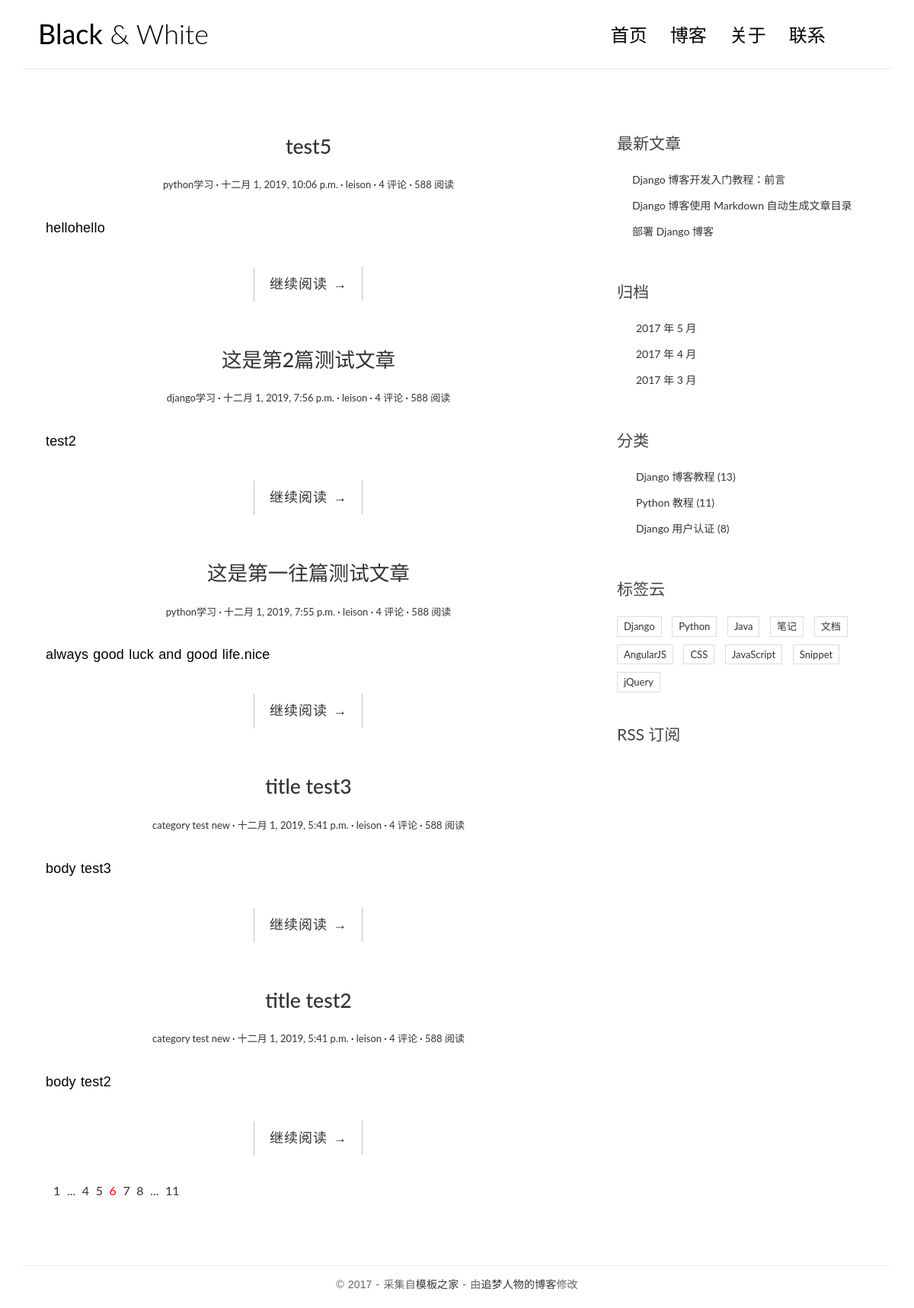
The page / on the database its author committed.
### blog/models.py (models this page shows, shortened)
class Post(models.Model):
    title = models.CharField('标题', max_length=70)
    body = models.TextField('正文')
    created_time = models.DateTimeField('创建时间', default=timezone.now)
    modified_time = models.DateTimeField('修改时间')
    excerpt = models.CharField('摘要', max_length=200, blank=True)
    category = models.ForeignKey(Category, verbose_name='分类', on_delete=models.CASCADE)
    tags = models.ManyToManyField(Tag, verbose_name='标签', blank=True)
    author = models.ForeignKey(User, verbose_name='作者', on_delete=models.CASCADE)
    class Meta:
        verbose_name = '文章'
        verbose_name_plural = verbose_name

class Category(models.Model):
    name = models.CharField(max_length=100)
    class Meta:
        verbose_name = '分类'
        verbose_name_plural = verbose_name
    def __str__(self):
        return self.name

### blog/views.py (the view)
# urls.py: path('', views.index, name='index'),
def index(request):
    post_list = Post.objects.all().order_by('-created_time')
    return render(request, 'blog/index.html', context={'post_list': post_list})

### templates/blog/index.html (shortened to what this page needs)
{% load static %}
<!DOCTYPE html>
<html>
<head>
    <link rel="stylesheet" href="{% static 'blog/css/bootstrap.min.css' %}">
    <link rel="stylesheet" href="http://code.ionicframework.com/ionicons/2.0.1/css/ionicons.min.css">
    <link rel="stylesheet" href="{% static 'blog/css/pace.css' %}">
    <link rel="stylesheet" href="{% static 'blog/css/custom.css' %}">
</head>
<body>
<div class="container">
    <header id="site-header">
        <div class="row">
            <div class="col-md-4 col-sm-5 col-xs-8">
                <div class="logo">
                    <h1><a href="index.html"><b>Black</b> &amp; White</a></h1>
                </div>
            </div>
            <div class="col-md-8 col-sm-7 col-xs-4">
                <nav class="main-nav" role="navigation">
                    <div class="collapse navbar-collapse" id="bs-example-navbar-collapse-1">
                        <ul class="nav navbar-nav navbar-right">
                            <li class="cl-effect-11"><a href="index.html" data-hover="首页">首页</a></li>
                            <li class="cl-effect-11"><a href="full-width.html" data-hover="博客">博客</a></li>
                            <li class="cl-effect-11"><a href="about.html" data-hover="关于">关于</a></li>
                            <li class="cl-effect-11"><a href="contact.html" data-hover="联系">联系</a></li>
                        </ul>
                    </div>
                </nav>
            </div>
        </div>
    </header>
</div>
<div class="content-body">
    <div class="container">
        <div class="row">
            <main class="col-md-8">
                {% for post in post_list %}
                <article class="post post-{{ post.pk }}">
                    <header class="entry-header">
                        <h1 class="entry-title">
                            <a href="single.html">{{ post.title }}</a>
                        </h1>
                        <div class="entry-meta">
                            <span class="post-category"><a href="#">{{ post.category }}</a></span>
                            <span class="post-date"><a href="#"><time class="entry-date"
                                                                      datetime="{{ post.created_time }}">{{ post.created_time }}</time></a></span>
                            <span class="post-author"><a href="#">{{ post.author }}</a></span>
                            <span class="comments-link"><a href="#">4 评论</a></span>
                            <span class="views-count"><a href="#">588 阅读</a></span>
                        </div>
                    </header>
                    <div class="entry-content clearfix">
                        <p>{{ post.body }}</p>
                        <div class="read-more cl-effect-14">
                            <a href="#" class="more-link">继续阅读 <span class="meta-nav">→</span></a>
                        </div>
                    </div>
                </article>
                {% empty %}
                <div class="no-post">暂时还没有发布文章</div>
                {% endfor %}
                <div class="pagination">
                    <ul>
                        <li><a href="">1</a></li>
                        <li><a href="">...</a></li>
                        <li><a href="">4</a></li>
                        <li><a href="">5</a></li>
                        <li class="current"><a href="">6</a></li>
                        <li><a href="">7</a></li>
                        <li><a href="">8</a></li>
                        <li><a href="">...</a></li>
                        <li><a href="">11</a></li>
                    </ul>
                </div>
            </main>
            <aside class="col-md-4">
                <div class="widget widget-recent-posts">
                    <h3 class="widget-title">最新文章</h3>
                    <ul>
                        <li>
                            <a href="#">Django 博客开发入门教程：前言</a>
                        </li>
                        <li>
                            <a href="#">Django 博客使用 Markdown 自动生成文章目录</a>
                        </li>
                        <li>
                            <a href="#">部署 Django 博客</a>
                        </li>
                    </ul>
                </div>
                <div class="widget widget-archives">
                    <h3 class="widget-title">归档</h3>
                    <ul>
                        <li>
                            <a href="#">2017 年 5 月</a>
                        </li>
                        <li>
                            <a href="#">2017 年 4 月</a>
                        </li>
                        <li>
                            <a href="#">2017 年 3 月</a>
                        </li>
                    </ul>
                </div>
                <div class="widget widget-category">
                    <h3 class="widget-title">分类</h3>
                    <ul>
                        <li>
                            <a href="#">Django 博客教程 <span class="post-count">(13)</span></a>
                        </li>
                        <li>
                            <a href="#">Python 教程 <span class="post-count">(11)</span></a>
                        </li>
                        <li>
                            <a href="#">Django 用户认证 <span class="post-count">(8)</span></a>
                        </li>
                    </ul>
                </div>
                <div class="widget widget-tag-cloud">
                    <h3 class="widget-title">标签云</h3>
                    <ul>
                        <li>
                            <a href="#">Django</a>
                        </li>
                        <li>
                            <a href="#">Python</a>
                        </li>
                        <li>
                            <a href="#">Java</a>
                        </li>
                        <li>
                            <a href="#">笔记</a>
                        </li>
                        <li>
                            <a href="#">文档</a>
                        </li>
                        <li>
                            <a href="#">AngularJS</a>
                        </li>
                        <li>
                            <a href="#">CSS</a>
                        </li>
                        <li>
                            <a href="#">JavaScript</a>
                        </li>
                        <li>
                            <a href="#">Snippet</a>
                        </li>
                        <li>
                            <a href="#">jQuery</a>
                        </li>
                    </ul>
                </div>
                <div class="rss">
                    <a href=""> RSS 订阅</a>
                </div>
            </aside>
        </div>
    </div>
</div>
<footer id="site-footer">
    <div class="container">
        <div class="row">
            <div class="col-md-12">
                <p class="copyright">&copy 2017 - 采集自<a href="http://www.cssmoban.com/"
                                                        target="_blank" title="模板之家">模板之家</a>
                    - 由<a href="http://zmrenwu.com/" title="网页模板" target="_blank">追梦人物的博客</a>修改
                </p>
            </div>
        </div>
    </div>
</footer>
</body>
</html>

### blog/static/blog/css/custom.css (style rules this page uses)
* { outline: none; }
h1, h2, h3, h4, h5, h6 { margin-top: 0; }
b { font-weight: 400; }
a { color: #333; }
body { color: #444; font-family: 'Lato', sans-serif; }
p { font-family: 'Ubuntu', sans-serif; font-weight: 400; word-spacing: 1px; letter-spacing: 0.01em; }
#site-header { background-color: #FFF; padding: 25px 20px; margin-bottom: 40px; border-bottom: 1px solid #e7e7e7; }
.logo h1 a { color: #000; }
.logo h1 { margin: 0; font-family: 'Lato', sans-serif; font-weight: 300; }
.main-nav { margin-top: 11px; max-width: 95%; }
.main-nav a { color: #000000 !important; padding: 0 0 5px 0 !important; margin-right: 30px; font-family: 'Lato', sans-serif; font-weight: 300; font-size: 24px; }
.cl-effect-11 a { padding: 10px 0; color: #0972b4; text-shadow: none; }
.cl-effect-11 a::before { position: absolute; top: 0; left: 0; overflow: hidden; padding: 0 0 5px 0 !important; max-width: 0; border-bottom: 1px solid #000; color: #000; content: attr(data-hover); white-space: nowrap; -webkit-transition: max-width 0.5s; -moz-transition: max-width 0.5s; transition: max-width 0.5s; }
.content-body { padding-bottom: 4em; }
.post { background: #fff; padding: 30px 30px 0; }
.entry-title { text-align: center; font-size: 1.9em; margin-bottom: 20px; line-height: 1.6; padding: 10px 20px 0; }
.entry-meta { text-align: center; color: #DDDDDD; font-size: 13px; margin-bottom: 30px; }
.entry-content { font-size: 18px; line-height: 1.9; font-weight: 300; color: #000; }
.post-category::after, .post-date::after, .post-author::after, .comments-link::after { content: ' ·'; color: #000; }
.read-more { font-family: 'Ubuntu', sans-serif; font-weight: 400; word-spacing: 1px; letter-spacing: 0.01em; text-align: center; margin-top: 20px; }
.cl-effect-14 a { padding: 0 20px; height: 45px; line-height: 45px; position: relative; display: inline-block; margin: 15px 25px; letter-spacing: 1px; font-weight: 400; text-shadow: 0 0 1px rgba(255, 255, 255, 0.3); }
.cl-effect-14 a::before, .cl-effect-14 a::after { position: absolute; width: 45px; height: 1px; background: #C3C3C3; content: ''; -webkit-transition: all 0.3s; -moz-transition: all 0.3s; transition: all 0.3s; pointer-events: none; }
.cl-effect-14 a::before { top: 0; left: 0; -webkit-transform: rotate(90deg); -moz-transform: rotate(90deg); transform: rotate(90deg); -webkit-transform-origin: 0 0; -moz-transform-origin: 0 0; transform-origin: 0 0; }
.cl-effect-14 a::after { right: 0; bottom: 0; -webkit-transform: rotate(90deg); -moz-transform: rotate(90deg); transform: rotate(90deg); -webkit-transform-origin: 100% 0; -moz-transform-origin: 100% 0; transform-origin: 100% 0; }
.widget { background: #fff; padding: 30px 0 0; }
.widget-title { font-size: 1.5em; margin-bottom: 20px; line-height: 1.6; padding: 10px 0 0; font-weight: 400; }
.widget-recent-posts ul { padding: 0; margin: 0; padding-left: 20px; }
.widget-recent-posts ul li { list-style-type: none; position: relative; line-height: 170%; margin-bottom: 10px; }
.widget-recent-posts ul li::before { content: '\f3d3'; font-family: "Ionicons"; position: absolute; left: -17px; top: 3px; font-size: 16px; color: #000; }
.widget-archives ul { padding: 0; margin: 0; padding-left: 25px; }
.widget-archives ul li { list-style-type: none; position: relative; line-height: 170%; margin-bottom: 10px; }
.widget-archives ul li::before { content: '\f3f3'; font-family: "Ionicons"; position: absolute; left: -25px; top: 1px; font-size: 16px; color: #000; }
.widget-category ul { padding: 0; margin: 0; padding-left: 25px; }
.widget-category ul li { list-style-type: none; position: relative; line-height: 170%; margin-bottom: 10px; }
.widget-category ul li::before { content: '\f3fe'; font-family: "Ionicons"; position: absolute; left: -25px; top: 1px; font-size: 18px; color: #000; }
.widget-tag-cloud ul { padding: 0; margin: 0; margin-right: -10px; }
.widget-tag-cloud ul li { list-style-type: none; font-size: 13px; display: inline-block; margin-right: 10px; margin-bottom: 10px; padding: 3px 8px; border: 1px solid #ddd; }
.rss { font-size: 21px; margin-top: 30px; }
.rss a { color: #444; }
#site-footer { padding-top: 10px; padding: 0 0 1.5em 0; }
.copyright { text-align: center; padding-top: 1em; margin: 0; border-top: 1px solid #eee; color: #666; }
.pagination ul { list-style: none; }
.pagination ul li { display: inline-block; font-size: 16px; margin-right: 5px; }
.current a { color: red; }

### rows shown on the page
Post: title "test5", category "python学习", created_time "十二月 1, 2019, 10:06 p.m.", author "leison", body "hellohello"
Post: title "这是第2篇测试文章", category "django学习", created_time "十二月 1, 2019, 7:56 p.m.", author "leison", body "test2"
Post: title "这是第一往篇测试文章", category "python学习", created_time "十二月 1, 2019, 7:55 p.m.", author "leison", body "always good luck and good life.nice"
Post: title "title test3", category "category test new", created_time "十二月 1, 2019, 5:41 p.m.", author "leison", body "body test3"
Post: title "title test2", category "category test new", created_time "十二月 1, 2019, 5:41 p.m.", author "leison", body "body test2"
